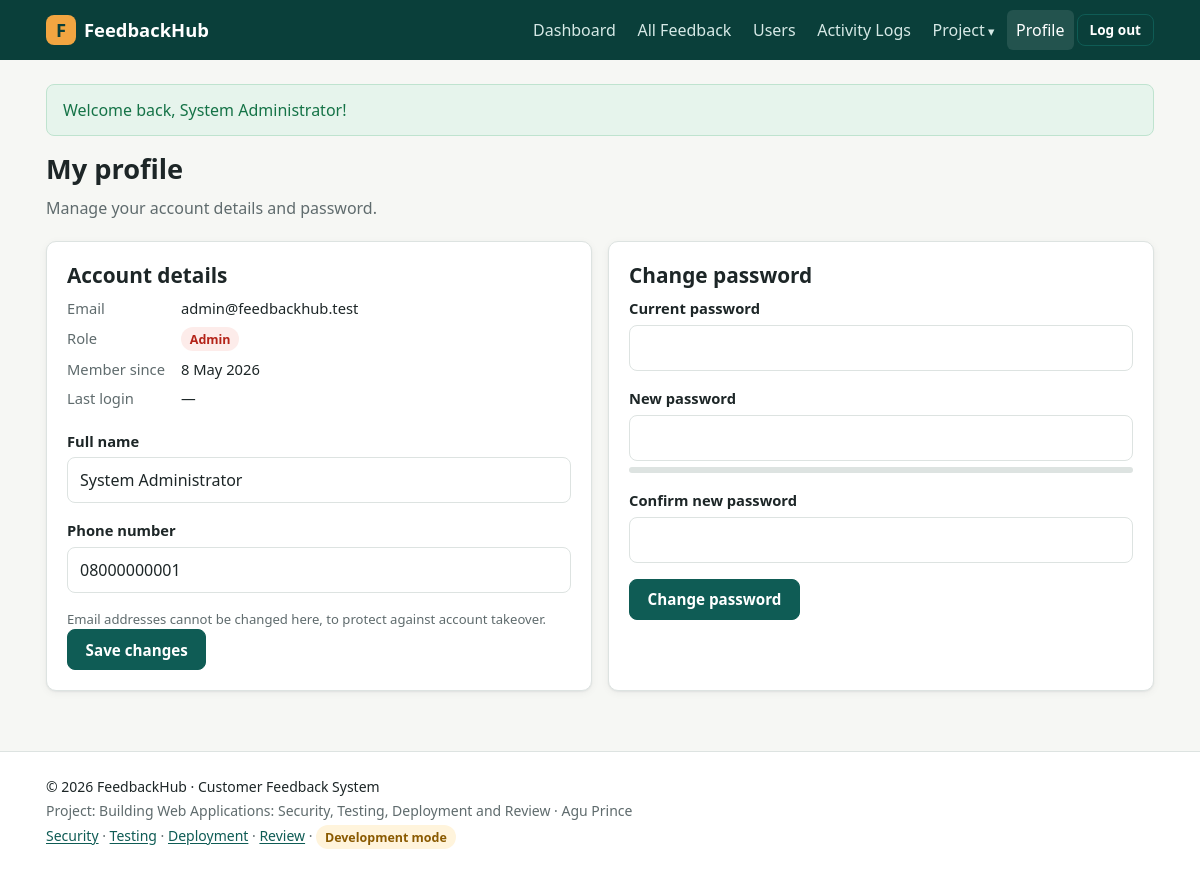
The app's page /profile.php (signed in) with its own data.
### tables this page shows
CREATE TABLE users (
    id            INT UNSIGNED AUTO_INCREMENT PRIMARY KEY,
    full_name     VARCHAR(100) NOT NULL,
    email         VARCHAR(150) NOT NULL UNIQUE,
    phone         VARCHAR(20)  NULL,
    password_hash VARCHAR(255) NOT NULL,           
    role          ENUM('user','admin') NOT NULL DEFAULT 'user',
    is_active     TINYINT(1) NOT NULL DEFAULT 1,
    created_at    DATETIME NOT NULL DEFAULT CURRENT_TIMESTAMP,
    last_login    DATETIME NULL
);

### includes/db.php (called while the page is built)
<?php
function db(): PDO
{
    static $pdo = null;
    if ($pdo === null) {
        $dsn = sprintf('mysql:host=%s;port=%s;dbname=%s;charset=utf8mb4',
            env('DB_HOST', '127.0.0.1'), env('DB_PORT', '3306'), env('DB_NAME', 'feedback_system'));
        try {
            $pdo = new PDO($dsn, env('DB_USER', 'root'), (string) env('DB_PASS', ''), [
                PDO::ATTR_ERRMODE            => PDO::ERRMODE_EXCEPTION,
                PDO::ATTR_DEFAULT_FETCH_MODE => PDO::FETCH_ASSOC,
                PDO::ATTR_EMULATE_PREPARES   => false,
            ]);
        } catch (PDOException $e) {
            app_log('critical', 'Database connection failed: ' . $e->getMessage());
            throw new RuntimeException('Database connection failed. Check your .env settings.');
        }
    }
    return $pdo;
}

### includes/security.php (called while the page is built, shortened)
<?php
function e($value): string
{
    return htmlspecialchars((string) $value, ENT_QUOTES | ENT_SUBSTITUTE, 'UTF-8');
}
function current_user(): ?array
{
    static $user = false;
    if ($user === false) {
        $user = null;
        if (!empty($_SESSION['user_id'])) {
            $stmt = db()->prepare('SELECT id, full_name, email, phone, role, is_active, created_at, last_login FROM users WHERE id = ?');
            $stmt->execute([$_SESSION['user_id']]);
            $user = $stmt->fetch() ?: null;
        }
    }
    return $user;
}
function is_logged_in(): bool
{
    return current_user() !== null;
}
function require_login(): void
{
    if (!is_logged_in()) {
        flash('warning', 'Please log in to continue.');
        redirect('login.php');
    }
}

### includes/helpers.php (called while the page is built, shortened)
<?php
function fmt_date(?string $date, bool $withTime = false): string
{
    if (!$date) {
        return '—';
    }
    return date($withTime ? 'j M Y, g:i a' : 'j M Y', strtotime($date));
}

### profile.php (the view, shortened to what this page needs)
<?php
require_login();
$user = current_user();
$errors = [];
$pwErrors = [];
require __DIR__ . '/includes/header.php';
?>
<div class="page-head"><div><h1>My profile</h1><p class="muted">Manage your account details and password.</p></div></div>
<div class="grid grid-2">
    <section class="card">
        <h2>Account details</h2>
        <dl class="meta-list">
            <dt>Email</dt><dd><?= e($user['email']) ?></dd>
            <dt>Role</dt><dd><span class="badge <?= $user['role'] === 'admin' ? 'badge-red' : 'badge-grey' ?>"><?= e(ucfirst($user['role'])) ?></span></dd>
            <dt>Member since</dt><dd><?= e(fmt_date($user['created_at'])) ?></dd>
            <dt>Last login</dt><dd><?= e(fmt_date($user['last_login'], true)) ?></dd>
        </dl>
        <form method="post" class="mt" novalidate>
            <div class="form-group <?= isset($errors['full_name']) ? 'has-error' : '' ?>">
                <label for="full_name">Full name</label>
                <input type="text" id="full_name" name="full_name" value="<?= e($_POST['full_name'] ?? $user['full_name']) ?>" maxlength="100" required>
            </div>
            <div class="form-group <?= isset($errors['phone']) ? 'has-error' : '' ?>">
                <label for="phone">Phone number</label>
                <input type="tel" id="phone" name="phone" value="<?= e($_POST['phone'] ?? $user['phone']) ?>" maxlength="15">
            </div>
            <p class="hint">Email addresses cannot be changed here, to protect against account takeover.</p>
            <button type="submit" class="btn">Save changes</button>
        </form>
    </section>
    <section class="card">
        <h2>Change password</h2>
        <form method="post" novalidate>
            <div class="form-group <?= isset($pwErrors['current_password']) ? 'has-error' : '' ?>">
                <label for="current_password">Current password</label>
                <input type="password" id="current_password" name="current_password" required autocomplete="current-password">
            </div>
            <div class="form-group <?= isset($pwErrors['new_password']) ? 'has-error' : '' ?>">
                <label for="new_password">New password</label>
                <input type="password" id="new_password" name="new_password" maxlength="72" required autocomplete="new-password" data-strength="pw-strength">
                <div class="strength"><div id="pw-strength" class="strength-bar"></div></div>
            </div>
            <div class="form-group <?= isset($pwErrors['confirm_password']) ? 'has-error' : '' ?>">
                <label for="confirm_password">Confirm new password</label>
                <input type="password" id="confirm_password" name="confirm_password" maxlength="72" required autocomplete="new-password">
            </div>
            <button type="submit" class="btn">Change password</button>
        </form>
    </section>
</div>
<?php require __DIR__ . '/includes/footer.php'; ?>

### assets/css/style.css (style rules this page uses)
:root { --brand: #0f5c55; --brand-dark: #0a3f3a; --brand-light: #e3f1ef; --accent: #f2a541; --text: #1d2627; --muted: #5f6b6d; --bg: #f6f7f4; --card: #ffffff; --border: #dde3e1; --red: #b42318; --red-bg: #fdecea; --green: #157347; --green-bg: #e6f4ec; --amber: #8a5a00; --amber-bg: #fff4dc; --blue: #1d4ed8; --blue-bg: #e8efff; --radius: 10px; --shadow: 0 1px 2px rgba(16, 24, 40, .06), 0 2px 8px rgba(16, 24, 40, .05); font-size: 16px; }
* { box-sizing: border-box; }
body { margin: 0; font-family: "Segoe UI", system-ui, -apple-system, Roboto, Arial, sans-serif; color: var(--text); background: var(--bg); line-height: 1.55; display: flex; flex-direction: column; min-height: 100vh; }
h1, h2, h3 { line-height: 1.25; margin: 0 0 .6rem; }
h1 { font-size: 1.7rem; }
h2 { font-size: 1.3rem; }
p { margin: 0 0 .8rem; }
.muted { color: var(--muted); }
.card { background: var(--card); border: 1px solid var(--border); border-radius: var(--radius); padding: 1.25rem; box-shadow: var(--shadow); margin-bottom: 1.25rem; }
.grid { display: grid; gap: 1rem; }
.grid-2, .grid-3, .grid-4 { grid-template-columns: 1fr; }
@media (min-width: 640px) { .grid-2, .grid-4 { grid-template-columns: repeat(2, 1fr); } }
.page-head { display: flex; justify-content: space-between; align-items: flex-end; gap: 1rem; flex-wrap: wrap; margin-bottom: 1.25rem; }
.page-head p { margin: 0; }
.btn { display: inline-block; background: var(--brand); color: #fff; border: 1px solid var(--brand); padding: .6rem 1.1rem; border-radius: 8px; font-size: .95rem; font-weight: 600; text-decoration: none; cursor: pointer; font-family: inherit; }
.form-group { margin-bottom: 1rem; }
label { display: block; font-weight: 600; margin-bottom: .3rem; font-size: .92rem; }
input[type=text], input[type=email], input[type=password], input[type=tel], input[type=search], select, textarea { width: 100%; padding: .6rem .75rem; border: 1px solid var(--border); border-radius: 8px; font: inherit; background: #fff; color: var(--text); }
.hint { color: var(--muted); font-size: .82rem; margin: .3rem 0 0; }
.strength { height: 6px; background: var(--border); border-radius: 4px; margin-top: .4rem; overflow: hidden; }
.badge { display: inline-block; padding: .15rem .55rem; border-radius: 999px; font-size: .78rem; font-weight: 600; white-space: nowrap; }
.badge-red { background: var(--red-bg); color: var(--red); }
.meta-list { display: grid; grid-template-columns: auto 1fr; gap: .4rem 1rem; margin: 0; font-size: .92rem; }
.meta-list dt { color: var(--muted); }
.meta-list dd { margin: 0; }
.mt { margin-top: 1.25rem; }
.grid > *, .grid-2-1 > * { min-width: 0; }

### records on screen
users: email "admin@feedbackhub.test", role "Admin", created_at "8 May 2026", last_login "—", full_name "System Administrator", phone "08000000001"

### other values on screen
APP_NAME "FeedbackHub"
$label "Dashboard All Feedback Users Activity Logs Profile"
$f['message'] "Welcome back, System Administrator!"
